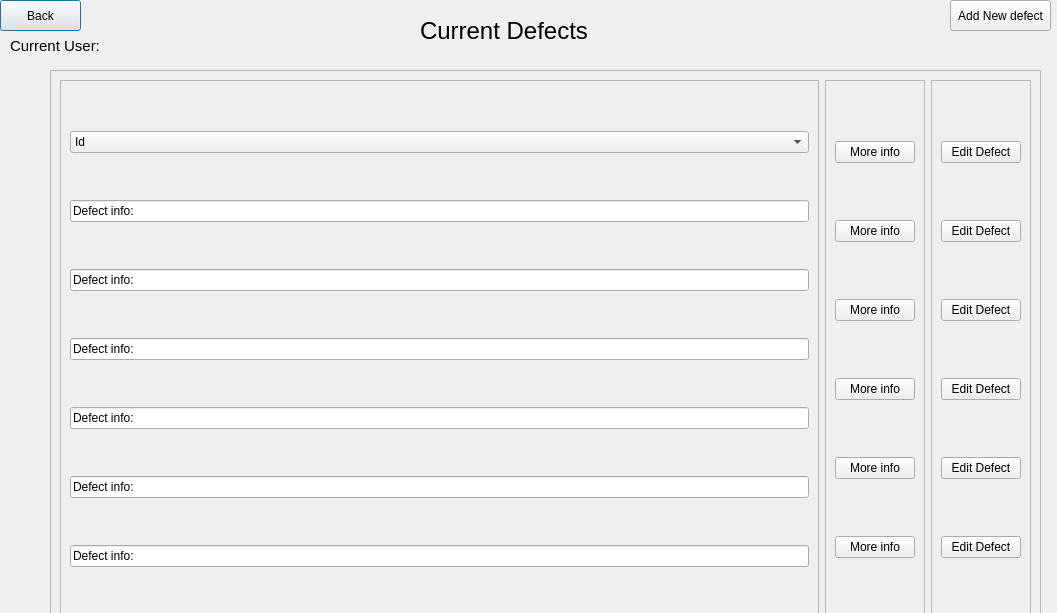
<?xml version="1.0" encoding="UTF-8"?>
<ui version="4.0">
 <class>defectTracker</class>
 <widget class="QDialog" name="defectTracker">
  <property name="geometry">
   <rect>
    <x>0</x>
    <y>0</y>
    <width>1057</width>
    <height>613</height>
   </rect>
  </property>
  <property name="windowTitle">
   <string>Dialog</string>
  </property>
  <widget class="QPushButton" name="backBtn">
   <property name="geometry">
    <rect>
     <x>0</x>
     <y>0</y>
     <width>81</width>
     <height>31</height>
    </rect>
   </property>
   <property name="text">
    <string>Back</string>
   </property>
  </widget>
  <widget class="QLabel" name="label">
   <property name="geometry">
    <rect>
     <x>420</x>
     <y>-10</y>
     <width>261</width>
     <height>81</height>
    </rect>
   </property>
   <property name="font">
    <font>
     <pointsize>18</pointsize>
    </font>
   </property>
   <property name="text">
    <string>Current Defects</string>
   </property>
  </widget>
  <widget class="QPushButton" name="addNewDefect">
   <property name="geometry">
    <rect>
     <x>950</x>
     <y>0</y>
     <width>101</width>
     <height>31</height>
    </rect>
   </property>
   <property name="text">
    <string>Add New defect</string>
   </property>
  </widget>
  <widget class="QLabel" name="currentUser">
   <property name="geometry">
    <rect>
     <x>10</x>
     <y>30</y>
     <width>101</width>
     <height>31</height>
    </rect>
   </property>
   <property name="font">
    <font>
     <pointsize>11</pointsize>
    </font>
   </property>
   <property name="text">
    <string>Current User:</string>
   </property>
  </widget>
  <widget class="QFrame" name="defectFrame">
   <property name="geometry">
    <rect>
     <x>50</x>
     <y>70</y>
     <width>991</width>
     <height>561</height>
    </rect>
   </property>
   <property name="frameShape">
    <enum>QFrame::StyledPanel</enum>
   </property>
   <property name="frameShadow">
    <enum>QFrame::Raised</enum>
   </property>
   <layout class="QHBoxLayout" name="horizontalLayout">
    <item>
     <widget class="QFrame" name="defectinfoFrame">
      <property name="frameShape">
       <enum>QFrame::StyledPanel</enum>
      </property>
      <property name="frameShadow">
       <enum>QFrame::Raised</enum>
      </property>
      <layout class="QVBoxLayout" name="verticalLayout">
       <item>
        <widget class="QComboBox" name="comboBox">
         <item>
          <property name="text">
           <string>Id</string>
          </property>
         </item>
         <item>
          <property name="text">
           <string>name</string>
          </property>
         </item>
        </widget>
       </item>
       <item>
        <widget class="QLineEdit" name="lineEdit">
         <property name="text">
          <string>Defect info: </string>
         </property>
        </widget>
       </item>
       <item>
        <widget class="QLineEdit" name="lineEdit_2">
         <property name="text">
          <string>Defect info: </string>
         </property>
        </widget>
       </item>
       <item>
        <widget class="QLineEdit" name="lineEdit_3">
         <property name="text">
          <string>Defect info: </string>
         </property>
        </widget>
       </item>
       <item>
        <widget class="QLineEdit" name="lineEdit_4">
         <property name="text">
          <string>Defect info: </string>
         </property>
        </widget>
       </item>
       <item>
        <widget class="QLineEdit" name="lineEdit_5">
         <property name="text">
          <string>Defect info:      </string>
         </property>
        </widget>
       </item>
       <item>
        <widget class="QLineEdit" name="lineEdit_6">
         <property name="text">
          <string>Defect info: </string>
         </property>
        </widget>
       </item>
      </layout>
     </widget>
    </item>
    <item>
     <widget class="QFrame" name="moreInfoBtnFrame">
      <property name="frameShape">
       <enum>QFrame::StyledPanel</enum>
      </property>
      <property name="frameShadow">
       <enum>QFrame::Raised</enum>
      </property>
      <layout class="QVBoxLayout" name="verticalLayout_2">
       <item>
        <widget class="QPushButton" name="moreInfoBtn1">
         <property name="text">
          <string>More info</string>
         </property>
        </widget>
       </item>
       <item>
        <widget class="QPushButton" name="moreInfoBtn2">
         <property name="text">
          <string>More info</string>
         </property>
        </widget>
       </item>
       <item>
        <widget class="QPushButton" name="moreInfoBtn3">
         <property name="text">
          <string>More info</string>
         </property>
        </widget>
       </item>
       <item>
        <widget class="QPushButton" name="moreInfoBtn4">
         <property name="text">
          <string>More info</string>
         </property>
        </widget>
       </item>
       <item>
        <widget class="QPushButton" name="moreInfoBtn5">
         <property name="text">
          <string>More info</string>
         </property>
        </widget>
       </item>
       <item>
        <widget class="QPushButton" name="moreInfoBtn6">
         <property name="text">
          <string>More info</string>
         </property>
        </widget>
       </item>
      </layout>
     </widget>
    </item>
    <item>
     <widget class="QFrame" name="editDefectFrame">
      <property name="frameShape">
       <enum>QFrame::StyledPanel</enum>
      </property>
      <property name="frameShadow">
       <enum>QFrame::Raised</enum>
      </property>
      <layout class="QVBoxLayout" name="verticalLayout_3">
       <item>
        <widget class="QPushButton" name="editDefectBtn6">
         <property name="text">
          <string>Edit Defect</string>
         </property>
        </widget>
       </item>
       <item>
        <widget class="QPushButton" name="editDefectBtn1">
         <property name="text">
          <string>Edit Defect</string>
         </property>
        </widget>
       </item>
       <item>
        <widget class="QPushButton" name="editDefectBtn2">
         <property name="text">
          <string>Edit Defect</string>
         </property>
        </widget>
       </item>
       <item>
        <widget class="QPushButton" name="editDefectBtn3">
         <property name="text">
          <string>Edit Defect</string>
         </property>
        </widget>
       </item>
       <item>
        <widget class="QPushButton" name="editDefectBtn4">
         <property name="text">
          <string>Edit Defect</string>
         </property>
        </widget>
       </item>
       <item>
        <widget class="QPushButton" name="editDefectBtn5">
         <property name="text">
          <string>Edit Defect</string>
         </property>
        </widget>
       </item>
      </layout>
     </widget>
    </item>
   </layout>
  </widget>
 </widget>
 <resources/>
 <connections/>
</ui>
